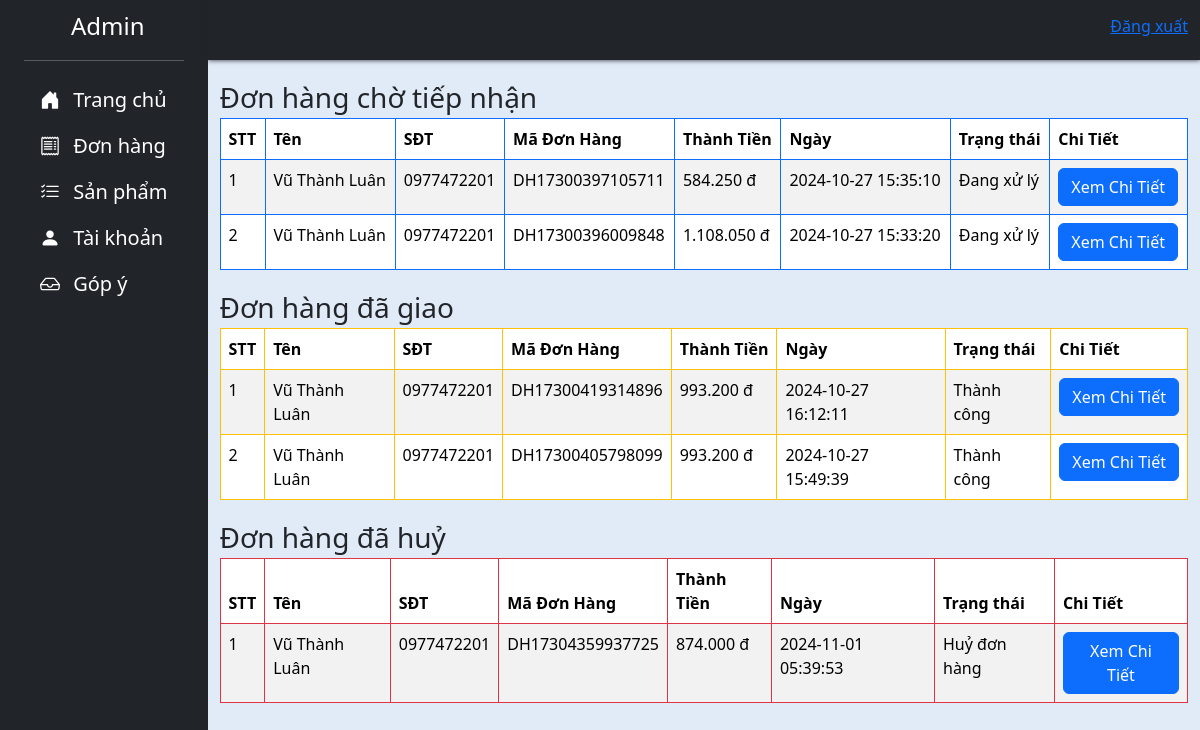
The app's page /Admin/admin-orders.php, older data.
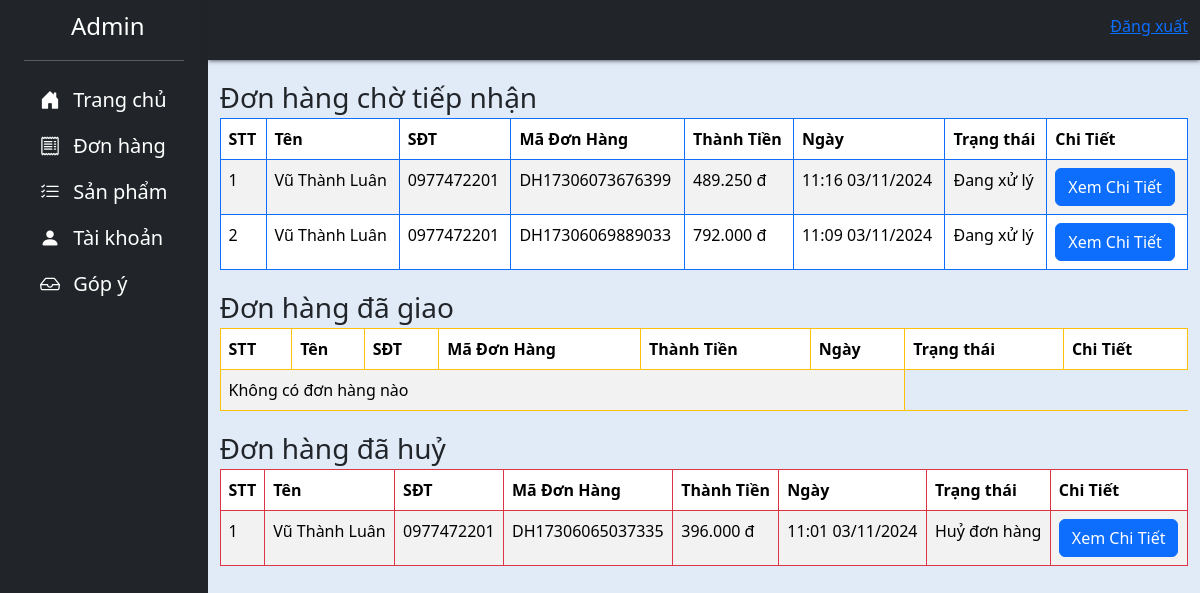
The same page, newer data.
### tables this page shows
CREATE TABLE `orders` (
  `id` int(4) NOT NULL,
  `ma_don_hang` varchar(20) NOT NULL,
  `user_id` int(4) NOT NULL,
  `name` varchar(50) NOT NULL,
  `email` varchar(50) NOT NULL,
  `sdt` varchar(15) NOT NULL,
  `address` varchar(150) NOT NULL,
  `comment` varchar(300) NOT NULL,
  `total` int(9) NOT NULL,
  `status` int(1) NOT NULL,
  `time` varchar(20) NOT NULL
);

### Admin/admin-orders.php (the view, shortened to what the changed rows need)
<?php include "header.php" ?>
<div class="">
    <table class="table table-bordered table-striped border-primary">
        <thead >
            <tr>
                <th>STT</th>
                <th>Tên</th>
                <th>SĐT</th>
                <th>Mã Đơn Hàng</th>
                <th>Thành Tiền</th>
                <th>Ngày</th>
                <th>Trạng thái</th>
                <th>Chi Tiết</th>
            </tr>
        </thead>
        <tbody>
            <?php
            $sql = "SELECT * FROM orders WHERE status = 0 ORDER BY id DESC";
            $result = $conn->query($sql);
            $count = 1;
            if ($result->num_rows > 0) {
                while ($item = $result->fetch_assoc()) {
            ?>
                    <tr>
                        <td> <?= $count ?> </td>
                        <td> <?= $item['name']; ?> </td>
                        <td> <?= $item['sdt']; ?> </td>
                        <td> <?= $item['ma_don_hang']; ?> </td>
                        <td> <?= number_format($item['total'], 0, ',', '.') ?> đ </td>
                        <td> <?= $item['time']; ?> </td>
                        <td>
                            <?php
                                if ($item['status']==0){
                                    echo "Đang xử lý";
                                }
                            ?>
                        </td>
                        <td>
                            <a href="admin-ordersdetail.php?ma=<?= $item['ma_don_hang']; ?>" class="btn btn-primary">Xem Chi Tiết</a>
                        </td>
                    </tr>
                <?php
                    $count++;
                }
            } else {
                ?>
                <tr>
                    <td colspan="6"> Không có đơn hàng nào </td>
                </tr>
            <?php
            }
            ?>
        </tbody>
    </table>
</div>
<div class="">
    <table class="table table-bordered table-striped border-warning">
        <thead>
            <tr>
                <th>STT</th>
                <th>Tên</th>
                <th>SĐT</th>
                <th>Mã Đơn Hàng</th>
                <th>Thành Tiền</th>
                <th>Ngày</th>
                <th>Trạng thái</th>
                <th>Chi Tiết</th>
            </tr>
        </thead>
        <tbody>
            <?php
            $sql = "SELECT * FROM orders WHERE status = 1 ORDER BY id DESC";
            $result = $conn->query($sql);
            $count = 1;
            if ($result->num_rows > 0) {
                while ($item = $result->fetch_assoc()) {
            ?>
                    <tr>
                        <td> <?= $count ?> </td>
                        <td> <?= $item['name']; ?> </td>
                        <td> <?= $item['sdt']; ?> </td>
                        <td> <?= $item['ma_don_hang']; ?> </td>
                        <td> <?= number_format($item['total'], 0, ',', '.') ?> đ </td>
                        <td> <?= $item['time']; ?> </td>
                        <td>
                            <?php
                                if ($item['status']==0){
                                    echo "Đang xử lý";
                                }
                                else if ($item['status']==1){
                                    echo "Thành công";
                                }
                                else if ($item['status']==2){
                                    echo "Huỷ đơn hàng";
                                }
                            ?>
                        </td>
                        <td>
                            <a href="admin-ordersdetail.php?ma=<?= $item['ma_don_hang']; ?>" class="btn btn-primary">Xem Chi Tiết</a>
                        </td>
                    </tr>
                <?php
                    $count++;
                }
            } else {
                ?>
                <tr>
                    <td colspan="6"> Không có đơn hàng nào </td>
                </tr>
            <?php
            }
            ?>
        </tbody>
    </table>
</div>
<div class="">
    <table class="table table-bordered table-striped border-danger">
        <thead>
            <tr>
                <th>STT</th>
                <th>Tên</th>
                <th>SĐT</th>
                <th>Mã Đơn Hàng</th>
                <th>Thành Tiền</th>
                <th>Ngày</th>
                <th>Trạng thái</th>
                <th>Chi Tiết</th>
            </tr>
        </thead>
        <tbody>
            <?php
            $sql = "SELECT * FROM orders WHERE status = 2 ORDER BY id DESC";
            $result = $conn->query($sql);
            $count = 1;
            if ($result->num_rows > 0) {
                while ($item = $result->fetch_assoc()) {
            ?>
                    <tr>
                        <td> <?= $count ?> </td>
                        <td> <?= $item['name']; ?> </td>
                        <td> <?= $item['sdt']; ?> </td>
                        <td> <?= $item['ma_don_hang']; ?> </td>
                        <td> <?= number_format($item['total'], 0, ',', '.') ?> đ </td>
                        <td> <?= $item['time']; ?> </td>
                        <td>
                            <?php
                                if ($item['status']==0){
                                    echo "Đang xử lý";
                                }
                                else if ($item['status']==1){
                                    echo "Thành công";
                                }
                                else if ($item['status']==2){
                                    echo "Huỷ đơn hàng";
                                }
                            ?>
                        </td>
                        <td>
                            <a href="admin-ordersdetail.php?ma=<?= $item['ma_don_hang']; ?>" class="btn btn-primary">Xem Chi Tiết</a>
                        </td>
                    </tr>
                <?php
                    $count++;
                }
            } else {
                ?>
                <tr>
                    <td colspan="6"> Không có đơn hàng nào </td>
                </tr>
            <?php
            }
            ?>
        </tbody>
    </table>
</div>
<?php include "footer.php" ?>

Row changes from the older to the newer data that the page shows:
removed orders: name "Vũ Thành Luân", sdt "0977472201", ma_don_hang "DH17300397105711", total "584.250", time "2024-10-27 15:35:10", status "Đang xử lý"
removed orders: name "Vũ Thành Luân", sdt "0977472201", ma_don_hang "DH17300396009848", total "1.108.050", time "2024-10-27 15:33:20", status "Đang xử lý"
removed orders: name "Vũ Thành Luân", sdt "0977472201", ma_don_hang "DH17300419314896", total "993.200", time "2024-10-27 16:12:11", status "Thành công"
removed orders: name "Vũ Thành Luân", sdt "0977472201", ma_don_hang "DH17300405798099", total "993.200", time "2024-10-27 15:49:39", status "Thành công"
removed orders: name "Vũ Thành Luân", sdt "0977472201", ma_don_hang "DH17304359937725", total "874.000", time "2024-11-01 05:39:53", status "Huỷ đơn hàng"
added orders: name "Vũ Thành Luân", sdt "0977472201", ma_don_hang "DH17306073676399", total "489.250", time "11:16 03/11/2024", status "Đang xử lý"
added orders: name "Vũ Thành Luân", sdt "0977472201", ma_don_hang "DH17306069889033", total "792.000", time "11:09 03/11/2024", status "Đang xử lý"
added orders: name "Vũ Thành Luân", sdt "0977472201", ma_don_hang "DH17306065037335", total "396.000", time "11:01 03/11/2024", status "Huỷ đơn hàng"
Text that changed along with them:
text now shown: "Không có đơn hàng nào"
